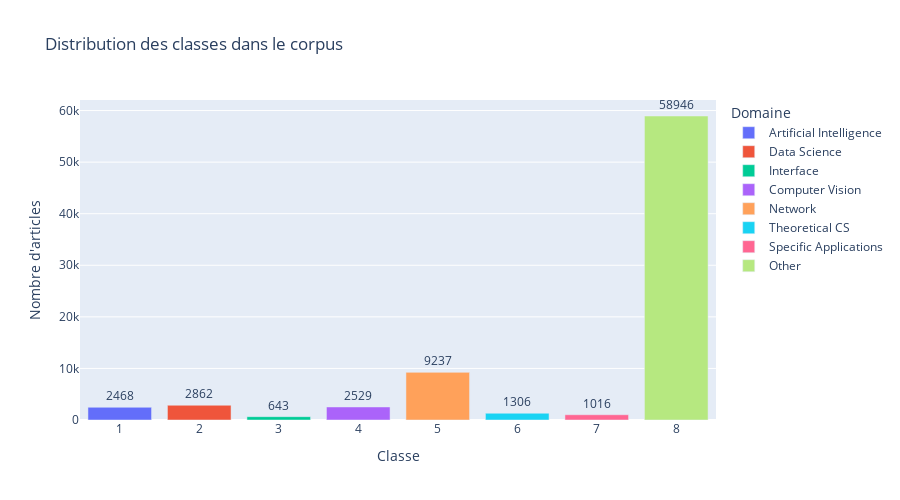

Write notebook code for a chart like this one.
### Code cell
# 3. Exploration de la distribution des classes
fig = explore_class_distribution(df)
fig.show()

### Figure 1 — Plotly figure (JSON) as saved in the notebook; plotly's stock layout.template omitted (floating-point values rounded to 4 significant figures)
{"data": [{"alignmentgroup": "True", "hovertemplate": "Domaine=Artificial Intelligence<br>Classe=%{x}<br>Nombre d'articles=%{text}<extra></extra>", "legendgroup": "Artificial Intelligence", "marker": {"color": "#636efa", "pattern": {"shape": ""}}, "name": "Artificial Intelligence", "offsetgroup": "Artificial Intelligence", "orientation": "v", "showlegend": true, "text": [2468], "textposition": "outside", "type": "bar", "x": [1], "xaxis": "x", "y": [2468], "yaxis": "y"}, {"alignmentgroup": "True", "hovertemplate": "Domaine=Data Science<br>Classe=%{x}<br>Nombre d'articles=%{text}<extra></extra>", "legendgroup": "Data Science", "marker": {"color": "#EF553B", "pattern": {"shape": ""}}, "name": "Data Science", "offsetgroup": "Data Science", "orientation": "v", "showlegend": true, "text": [2862], "textposition": "outside", "type": "bar", "x": [2], "xaxis": "x", "y": [2862], "yaxis": "y"}, {"alignmentgroup": "True", "hovertemplate": "Domaine=Interface<br>Classe=%{x}<br>Nombre d'articles=%{text}<extra></extra>", "legendgroup": "Interface", "marker": {"color": "#00cc96", "pattern": {"shape": ""}}, "name": "Interface", "offsetgroup": "Interface", "orientation": "v", "showlegend": true, "text": [643], "textposition": "outside", "type": "bar", "x": [3], "xaxis": "x", "y": [643], "yaxis": "y"}, {"alignmentgroup": "True", "hovertemplate": "Domaine=Computer Vision<br>Classe=%{x}<br>Nombre d'articles=%{text}<extra></extra>", "legendgroup": "Computer Vision", "marker": {"color": "#ab63fa", "pattern": {"shape": ""}}, "name": "Computer Vision", "offsetgroup": "Computer Vision", "orientation": "v", "showlegend": true, "text": [2529], "textposition": "outside", "type": "bar", "x": [4], "xaxis": "x", "y": [2529], "yaxis": "y"}, {"alignmentgroup": "True", "hovertemplate": "Domaine=Network<br>Classe=%{x}<br>Nombre d'articles=%{text}<extra></extra>", "legendgroup": "Network", "marker": {"color": "#FFA15A", "pattern": {"shape": ""}}, "name": "Network", "offsetgroup": "Network", "orientation": "v", "showlegend": true, "text": [9237], "textposition": "outside", "type": "bar", "x": [5], "xaxis": "x", "y": [9237], "yaxis": "y"}, {"alignmentgroup": "True", "hovertemplate": "Domaine=Theoretical CS<br>Classe=%{x}<br>Nombre d'articles=%{text}<extra></extra>", "legendgroup": "Theoretical CS", "marker": {"color": "#19d3f3", "pattern": {"shape": ""}}, "name": "Theoretical CS", "offsetgroup": "Theoretical CS", "orientation": "v", "showlegend": true, "text": [1306], "textposition": "outside", "type": "bar", "x": [6], "xaxis": "x", "y": [1306], "yaxis": "y"}, {"alignmentgroup": "True", "hovertemplate": "Domaine=Specific Applications<br>Classe=%{x}<br>Nombre d'articles=%{text}<extra></extra>", "legendgroup": "Specific Applications", "marker": {"color": "#FF6692", "pattern": {"shape": ""}}, "name": "Specific Applications", "offsetgroup": "Specific Applications", "orientation": "v", "showlegend": true, "text": [1016], "textposition": "outside", "type": "bar", "x": [7], "xaxis": "x", "y": [1016], "yaxis": "y"}, {"alignmentgroup": "True", "hovertemplate": "Domaine=Other<br>Classe=%{x}<br>Nombre d'articles=%{text}<extra></extra>", "legendgroup": "Other", "marker": {"color": "#B6E880", "pattern": {"shape": ""}}, "name": "Other", "offsetgroup": "Other", "orientation": "v", "showlegend": true, "text": [58946], "textposition": "outside", "type": "bar", "x": [8], "xaxis": "x", "y": [58946], "yaxis": "y"}], "layout": {"barmode": "relative", "height": 500, "legend": {"title": {"text": "Domaine"}, "tracegroupgap": 0}, "title": {"text": "Distribution des classes dans le corpus"}, "width": 900, "xaxis": {"anchor": "y", "domain": [0, 1], "title": {"text": "Classe"}}, "yaxis": {"anchor": "x", "domain": [0, 1], "title": {"text": "Nombre d'articles"}}}}
